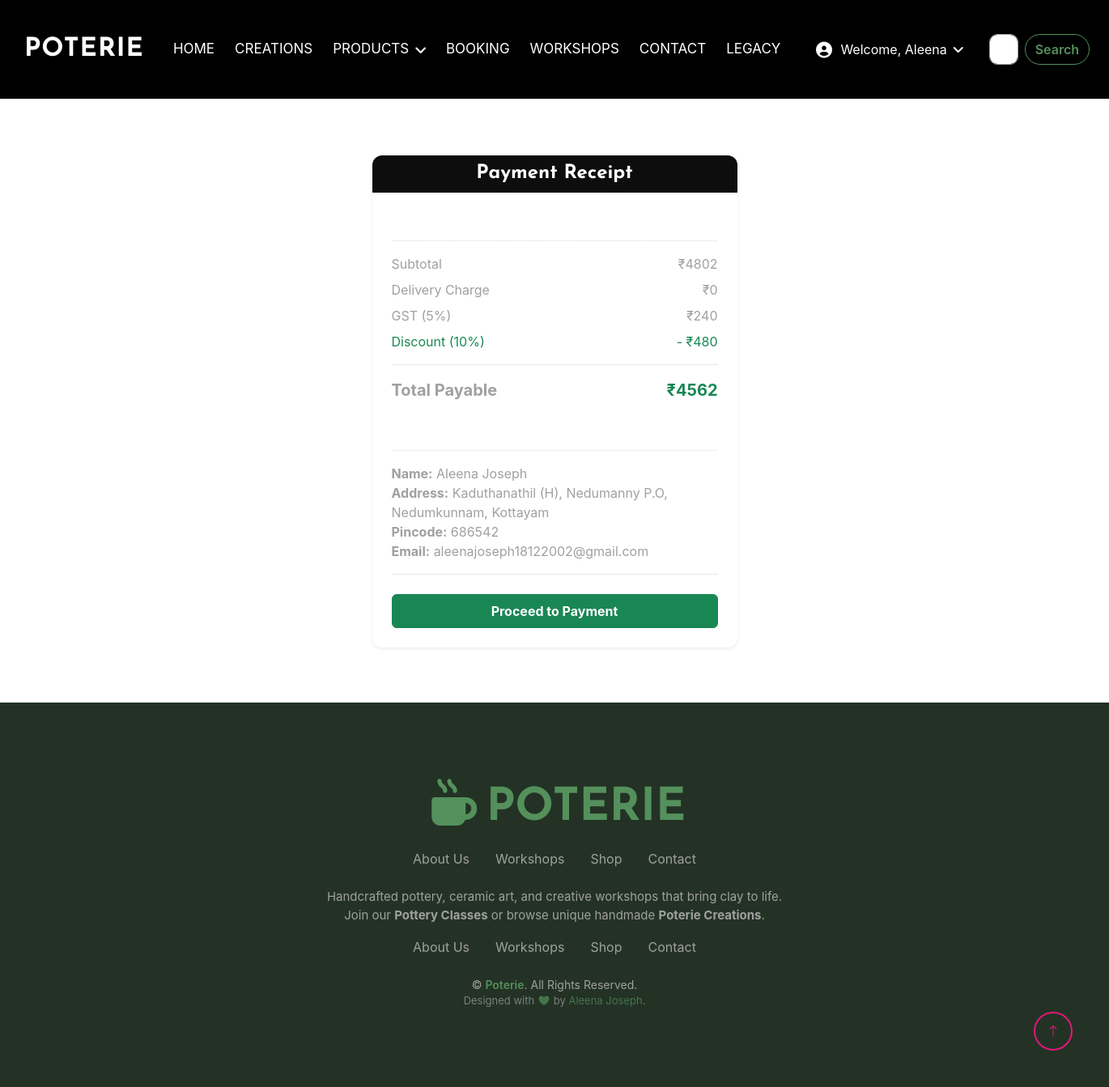
The app's page /PoteriaSite/PaymentPage/ (signed in) with its own data.
### webapp/models.py (models this page shows, shortened)
class Checkoutdb(models.Model):
    Fullame = models.CharField(max_length=30, null=True, blank=True)
    Email = models.EmailField(max_length=30, null=True, blank=True)
    Address = models.CharField(max_length=30, null=True, blank=True)
    City = models.CharField(max_length=30, null=True, blank=True)
    Pincode = models.IntegerField(null=True, blank=True)
    Total_amount = models.IntegerField(null=True, blank=True)
    Checkout_Username = models.CharField(max_length=30, null=True, blank=True)

### webapp/views.py (the view)
# urls.py: path('PaymentPage/', views.PaymentPage, name="PaymentPage"),
def PaymentPage(request):
    product = productdb.objects.all()
    cart = Cartdb.objects.filter(Singlepottery_username=request.session['username'])
    subtotal = 0
    totalprice = 0
    discount = 0
    gst = 0
    delivery = 0
    for i in cart:
        subtotal += i.Singlepottery_total
        if subtotal < 500:
            delivery = 50
        else:
            delivery = 0
    gst = round(subtotal * 0.05)
    discount = round(subtotal * 0.10)
    totalprice = (subtotal + gst + delivery) - discount
    checkout_address = Checkoutdb.objects.filter(Checkout_Username=request.session['username']).first()
    cart_count = Cartdb.objects.filter(Singlepottery_username=request.session['username']).count()
    customer = Checkoutdb.objects.order_by("-id").first()
    pay = customer.Total_amount
    amount = int(pay * 100)
    pay_str = str(amount)
    if request.method=='POST':
        client=razorpay.Client(auth=('rzp_test_0ib0jPwwZ7I1lT', 'VjHNO5zKeKxz8PYe7VnzwxMR'))
        payment=client.order.create({'amount':amount,'currency':'INR'})
    return render(request, "Paymentpage.html", {'product': product,
                                                'cart_count': cart_count,
                                                'subtotal': subtotal,
                                                'discount': discount,
                                                'delivery': delivery,
                                                'totalprice': totalprice,
                                                'gst': gst,
                                                'checkout_address': checkout_address,
                                                'pay_str':pay_str
                                                })

### webapp/templates/Paymentpage.html (shortened to what this page needs)
<!DOCTYPE html>
<html lang="en">
{% load static %}
<head>
    <link href="https://cdnjs.cloudflare.com/ajax/libs/font-awesome/7.0.0/css/all.min.css" rel="stylesheet">
    <link href="https://cdn.jsdelivr.net/npm/bootstrap-icons@1.4.1/font/bootstrap-icons.css" rel="stylesheet">
    <link href="{% static 'website/lib/animate/animate.min.css' %}" rel="stylesheet">
    <link href="{% static 'website/lib/lightbox/css/lightbox.min.css' %}" rel="stylesheet">
    <link href="{% static 'website/lib/owlcarousel/assets/owl.carousel.min.css' %}" rel="stylesheet">
    <link href="{% static 'website/css/bootstrap.min.css' %}" rel="stylesheet">
    <link href="{% static 'website/css/style.css' %}" rel="stylesheet">
</head>
<body style="background-color:white;">
<div class="container-fluid p-0 ">
    <nav class="navbar navbar-expand-lg" style="background-color:rgb(0,0,0);">
        <a href="{% url 'Homepage' %}" class="navbar-brand ms-4 ms-lg-0 d-flex align-items-center">
            <h2 class="mb-0 text-uppercase"
                style="color: white; font-weight: bold; margin-left:30px; margin-right:20px;">Poterie</h2>
        </a>
        <div class="collapse navbar-collapse" id="navbarCollapse">
            <div class="navbar-nav mx-auto p-4 p-lg-0">
                <a href="{% url 'Homepage' %}"
                   class="nav-item nav-link {% if request.resolver_match.url_name == 'Homepage' %}active{% endif %}">Home</a>
                <a href="{% url 'Creationpage' %}"
                   class="nav-item nav-link {% if request.resolver_match.url_name == 'Creationpage' %}active{% endif %}">Creations</a>
                <div class="nav-item dropdown">
                    <a href="#" class="nav-link dropdown-toggle text-white" data-bs-toggle="dropdown">Products</a>
                </div>
                <a href="{% url 'Bookingpage' %}"
                   class="nav-item nav-link text-white {% if request.resolver_match.url_name == 'Bookingpage' %}active{% endif %}">Booking</a>
                <a href="{% url 'Workshoppage' %}"
                   class="nav-item nav-link text-white {% if request.resolver_match.url_name == 'Workshoppage' %}active{% endif %}">Workshops</a>
                <a href="{% url 'Contactpage' %}"
                   class="nav-item nav-link text-white {% if request.resolver_match.url_name == 'Contactpage' %}active{% endif %}">Contact</a>
                <a href="{% url 'Legacygpage' %}"
                   class="nav-item nav-link text-white {% if request.resolver_match.url_name == 'Legacygpage' %}active{% endif %}">Legacy</a>
            </div>
            {% if request.session.username %}
            <div class="nav-item dropdown me-3">
                <a href="#" class="nav-link dropdown-toggle text-white d-flex align-items-center"
                   data-bs-toggle="dropdown">
                    <i class="fas fa-user-circle fa-lg me-2"></i>Welcome, {{ request.session.username }} </a>
            </div>
            {% endif %}
            <form class="d-flex me-4" role="search">
                <input class="form-control me-2" type="search" placeholder="Search" aria-label="Search">
                <button class="btn btn-outline-success" type="submit">Search</button>
            </form>
        </div>
    </nav>
</div>
<div class="container-fluid main_wrapper" style="margin-top:124px; padding:20px 50px;">
    <div class="container mt-5 mb-5">
    <div class="row justify-content-center">
        <div class="col-md-5">
            <div class="card shadow-sm border-0" style="border-radius: 12px;">
                <div class="card-header bg-dark text-white text-center"
                     style="border-radius: 12px 12px 0 0;">
                    <h4 class="fw-bold mb-0">Payment Receipt</h4>
                </div>
                <div class="card-body p-4">
                    <h6 class="fw-bold mb-2">Order Summary</h6>
                    <hr style="border-top: 1px dashed #ccc;">
                    <div class="d-flex justify-content-between mb-2">
                        <span>Subtotal</span>
                        <span class="fw-semibold">₹{{ subtotal }}</span>
                    </div>
                    <div class="d-flex justify-content-between mb-2">
                        <span>Delivery Charge</span>
                        <span class="fw-semibold">₹{{ delivery }}</span>
                    </div>
                    <div class="d-flex justify-content-between mb-2">
                        <span>GST (5%)</span>
                        <span class="fw-semibold">₹{{ gst }}</span>
                    </div>
                    <div class="d-flex justify-content-between mb-2 text-success">
                        <span>Discount (10%)</span>
                        <span class="fw-semibold">- ₹{{ discount }}</span>
                    </div>
                    <hr style="border-top: 1px dashed #aaa;">
                    <div class="d-flex justify-content-between fs-5 mb-4">
                        <span class="fw-bold">Total Payable</span>
                        <span class="fw-bold text-success">₹{{ totalprice }}</span>
                    </div>
                    <h6 class="fw-bold mb-2">Delivery Address</h6>
                    <hr style="border-top: 1px dashed #ccc;">
                    <p class="m-0"><strong>Name:</strong> {{ checkout_address.Fullame }}</p>
                    <p class="m-0"><strong>Address:</strong> {{ checkout_address.Address }}, {{ checkout_address.City }}</p>
                    <p class="m-0"><strong>Pincode:</strong> {{ checkout_address.Pincode }}</p>
                    <p class="m-0 mb-3"><strong>Email:</strong> {{ checkout_address.Email }}</p>
                    <hr style="border-top: 1px dashed #aaa;">
                    <form method="POST" action="#">
                        <button type="submit"
                                class="btn btn-success w-100 py-2 fw-bold mt-2"
                                style="border-radius: 6px;">
                            Proceed to Payment
                        </button>
                    </form>
                </div>
            </div>
        </div>
    </div>
</div>
</div>
<div class="container-fluid text-light footer py-5" style="background-color: rgb(35, 50, 37);"
     data-wow-delay="0.1s">
    <div class="container text-center py-5">
        <a href="{% url 'Homepage' %}">
            <h1 class="display-4 mb-3 text-uppercase" style="color: rgb(84, 144, 92); font-weight: 800;">
                <i class="fa-solid fa-mug-hot me-2"></i>Poterie
            </h1>
        </a>
        <div class="d-flex justify-content-center flex-wrap mb-4">
            <a href="{% url 'Homepage' %}" class="text-light mx-3" style="text-decoration: none;">About Us</a>
            <a href="{% url 'Workshoppage' %}" class="text-light mx-3" style="text-decoration: none;">Workshops</a>
            <a href="{% url 'Creationpage' %}" class="text-light mx-3" style="text-decoration: none;">Shop</a>
            <a href="{% url 'Contactpage' %}" class="text-light mx-3" style="text-decoration: none;">Contact</a>
        </div>
        <p class="mb-3" style="font-size: 15px;">
            Handcrafted pottery, ceramic art, and creative workshops that bring clay to life.<br>
            Join our <strong>Pottery Classes</strong> or browse unique handmade <strong>Poterie Creations</strong>.
        </p>
        <div class="d-flex justify-content-center flex-wrap mb-4">
            <a href="{% url 'Homepage' %}" class="text-light mx-3" style="text-decoration: none;">About Us</a>
            <a href="{% url 'Workshoppage' %}" class="text-light mx-3" style="text-decoration: none;">Workshops</a>
            <a href="{% url 'Creationpage' %}" class="text-light mx-3" style="text-decoration: none;">Shop</a>
            <a href="{% url 'Contactpage' %}" class="text-light mx-3" style="text-decoration: none;">Contact</a>
        </div>
        <p class="mb-0" style="font-size: 14px;">
            &copy; <span style="color: rgb(84, 144, 92); font-weight: 600;">Poterie</span>. All Rights Reserved.
        </p>
        <p class="mb-0" style="font-size: 13px; opacity: 0.7;">
            Designed with <i class="fa-solid fa-heart" style="color: rgb(84, 144, 92);"></i> by <a href="#"
                                                                                                   style="color: rgb(84, 144, 92); text-decoration: none;">Aleena
            Joseph</a>.
        </p>
    </div>
</div>
<a href="#" class="btn btn-outline-primary border-2 btn-lg-square back-to-top"><i class="bi bi-arrow-up"></i></a>
</body>
</html>

### webapp/static/website/css/style.css (style rules this page uses)
.back-to-top { position: fixed; display: none; right: 45px; bottom: 45px; z-index: 99; }
.btn { font-weight: 600; transition: .5s; border-radius: 50px; }
.btn-lg-square { width: 48px; height: 48px; }
.btn-square, .btn-sm-square, .btn-lg-square { padding: 0; display: flex; align-items: center; justify-content: center; font-weight: inherit; }
.navbar { position: absolute; width: 100%; top: 0; left: 0; z-index: 9; transition: .5s; }
.navbar .navbar-nav .nav-link { margin-right: 25px; padding: 40px 0; color: var(--bs-white); font-size: 17px; text-transform: uppercase; outline: none; transition: .5s; }
.navbar .dropdown-toggle::after { border: none; content: "\f107"; font-family: "Font Awesome 5 Free"; font-weight: 900; vertical-align: middle; margin-left: 8px; }
.footer { background-position: 0px 0px; background-repeat: repeat-x; animation: footerAnimatedBg 50s linear infinite; }
.navbar .nav-link { color: white; transition: 0.3s; }
.btn-outline-success { border-color: rgb(84, 144, 92); color: rgb(84, 144, 92); }

### webapp/templates/Paymentpage.html (style rules this page uses)
body { background-color: #f1f3f6; font-family: 'Inter', sans-serif; }
.navbar { background-color: #2874f0; }
.navbar-brand h2 { color: white; font-weight: 700; letter-spacing: 1px; }
.footer { background-color: rgb(35, 50, 37); color: white; padding: 40px 0; }

### records on screen
Checkoutdb: Fullame "Aleena Joseph", Address "Kaduthanathil (H), Nedumanny P.O, Nedumkunnam", City "Kottayam", Pincode "686542", Email "aleenajoseph18122002@gmail.com"

### other values on screen
{{ request.session.username }} "Aleena"
{{ subtotal }} "4802"
{{ delivery }} "0"
{{ gst }} "240"
{{ discount }} "480"
{{ totalprice }} "4562"
